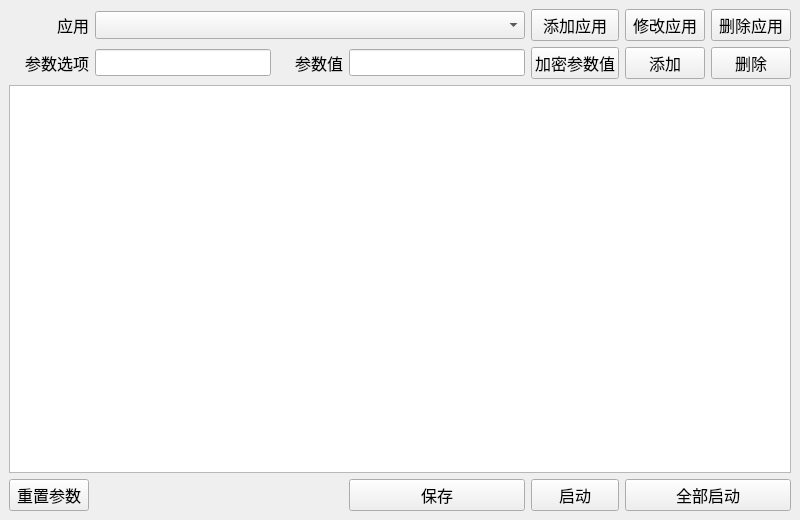
<?xml version="1.0" encoding="UTF-8"?>
<ui version="4.0">
 <class>MainWindow</class>
 <widget class="QMainWindow" name="MainWindow">
  <property name="geometry">
   <rect>
    <x>0</x>
    <y>0</y>
    <width>800</width>
    <height>520</height>
   </rect>
  </property>
  <property name="font">
   <font>
    <pointsize>13</pointsize>
   </font>
  </property>
  <property name="windowTitle">
   <string>AppShell</string>
  </property>
  <widget class="QWidget" name="centralwidget">
   <layout class="QGridLayout" name="gridLayout">
    <item row="3" column="3">
     <widget class="QPushButton" name="Save">
      <property name="font">
       <font>
        <pointsize>12</pointsize>
       </font>
      </property>
      <property name="text">
       <string>保存</string>
      </property>
     </widget>
    </item>
    <item row="1" column="1">
     <widget class="QLineEdit" name="ArgsOption">
      <property name="font">
       <font>
        <pointsize>12</pointsize>
       </font>
      </property>
     </widget>
    </item>
    <item row="3" column="2">
     <spacer name="horizontalSpacer">
      <property name="font">
       <font>
        <pointsize>12</pointsize>
       </font>
      </property>
      <property name="orientation">
       <enum>Qt::Horizontal</enum>
      </property>
      <property name="sizeType">
       <enum>QSizePolicy::Preferred</enum>
      </property>
      <property name="sizeHint" stdset="0">
       <size>
        <width>66</width>
        <height>20</height>
       </size>
      </property>
     </spacer>
    </item>
    <item row="0" column="5">
     <widget class="QPushButton" name="ModifyApp">
      <property name="font">
       <font>
        <pointsize>12</pointsize>
       </font>
      </property>
      <property name="text">
       <string>修改应用</string>
      </property>
     </widget>
    </item>
    <item row="0" column="4">
     <widget class="QPushButton" name="AddApp">
      <property name="font">
       <font>
        <pointsize>12</pointsize>
       </font>
      </property>
      <property name="text">
       <string>添加应用</string>
      </property>
     </widget>
    </item>
    <item row="3" column="0">
     <widget class="QPushButton" name="ReArgs">
      <property name="font">
       <font>
        <pointsize>12</pointsize>
       </font>
      </property>
      <property name="text">
       <string>重置参数</string>
      </property>
     </widget>
    </item>
    <item row="1" column="2">
     <widget class="QLabel" name="ArgsValueLabel">
      <property name="font">
       <font>
        <pointsize>12</pointsize>
       </font>
      </property>
      <property name="text">
       <string>参数值</string>
      </property>
      <property name="alignment">
       <set>Qt::AlignRight|Qt::AlignTrailing|Qt::AlignVCenter</set>
      </property>
     </widget>
    </item>
    <item row="0" column="6">
     <widget class="QPushButton" name="DelApp">
      <property name="font">
       <font>
        <pointsize>12</pointsize>
       </font>
      </property>
      <property name="text">
       <string>删除应用</string>
      </property>
     </widget>
    </item>
    <item row="3" column="1">
     <spacer name="horizontalSpacer_2">
      <property name="font">
       <font>
        <pointsize>12</pointsize>
       </font>
      </property>
      <property name="orientation">
       <enum>Qt::Horizontal</enum>
      </property>
      <property name="sizeType">
       <enum>QSizePolicy::Preferred</enum>
      </property>
      <property name="sizeHint" stdset="0">
       <size>
        <width>140</width>
        <height>20</height>
       </size>
      </property>
     </spacer>
    </item>
    <item row="0" column="0">
     <widget class="QLabel" name="AppLabel">
      <property name="font">
       <font>
        <pointsize>12</pointsize>
       </font>
      </property>
      <property name="text">
       <string>应用</string>
      </property>
      <property name="alignment">
       <set>Qt::AlignRight|Qt::AlignTrailing|Qt::AlignVCenter</set>
      </property>
     </widget>
    </item>
    <item row="1" column="4">
     <widget class="QPushButton" name="ArgsPassword">
      <property name="font">
       <font>
        <pointsize>12</pointsize>
       </font>
      </property>
      <property name="text">
       <string>加密参数值</string>
      </property>
     </widget>
    </item>
    <item row="1" column="6">
     <widget class="QPushButton" name="DelArgs">
      <property name="font">
       <font>
        <pointsize>12</pointsize>
       </font>
      </property>
      <property name="text">
       <string>删除</string>
      </property>
     </widget>
    </item>
    <item row="3" column="4">
     <widget class="QPushButton" name="StartUp">
      <property name="font">
       <font>
        <pointsize>12</pointsize>
       </font>
      </property>
      <property name="text">
       <string>启动</string>
      </property>
     </widget>
    </item>
    <item row="1" column="3">
     <widget class="QLineEdit" name="ArgsValue">
      <property name="font">
       <font>
        <pointsize>12</pointsize>
       </font>
      </property>
     </widget>
    </item>
    <item row="1" column="0">
     <widget class="QLabel" name="ArgsOptionLabel">
      <property name="font">
       <font>
        <pointsize>12</pointsize>
       </font>
      </property>
      <property name="text">
       <string>参数选项</string>
      </property>
      <property name="alignment">
       <set>Qt::AlignRight|Qt::AlignTrailing|Qt::AlignVCenter</set>
      </property>
     </widget>
    </item>
    <item row="1" column="5">
     <widget class="QPushButton" name="AddArgs">
      <property name="font">
       <font>
        <pointsize>12</pointsize>
       </font>
      </property>
      <property name="text">
       <string>添加</string>
      </property>
     </widget>
    </item>
    <item row="3" column="5" colspan="2">
     <widget class="QPushButton" name="AllStartUp">
      <property name="font">
       <font>
        <pointsize>12</pointsize>
       </font>
      </property>
      <property name="text">
       <string>全部启动</string>
      </property>
     </widget>
    </item>
    <item row="2" column="0" colspan="7">
     <widget class="QTextEdit" name="LogOut">
      <property name="font">
       <font>
        <pointsize>12</pointsize>
       </font>
      </property>
     </widget>
    </item>
    <item row="0" column="1" colspan="3">
     <widget class="QComboBox" name="AppSelect"/>
    </item>
   </layout>
  </widget>
  <widget class="QMenuBar" name="Menu">
   <property name="geometry">
    <rect>
     <x>0</x>
     <y>0</y>
     <width>800</width>
     <height>29</height>
    </rect>
   </property>
  </widget>
 </widget>
 <resources/>
 <connections/>
</ui>
